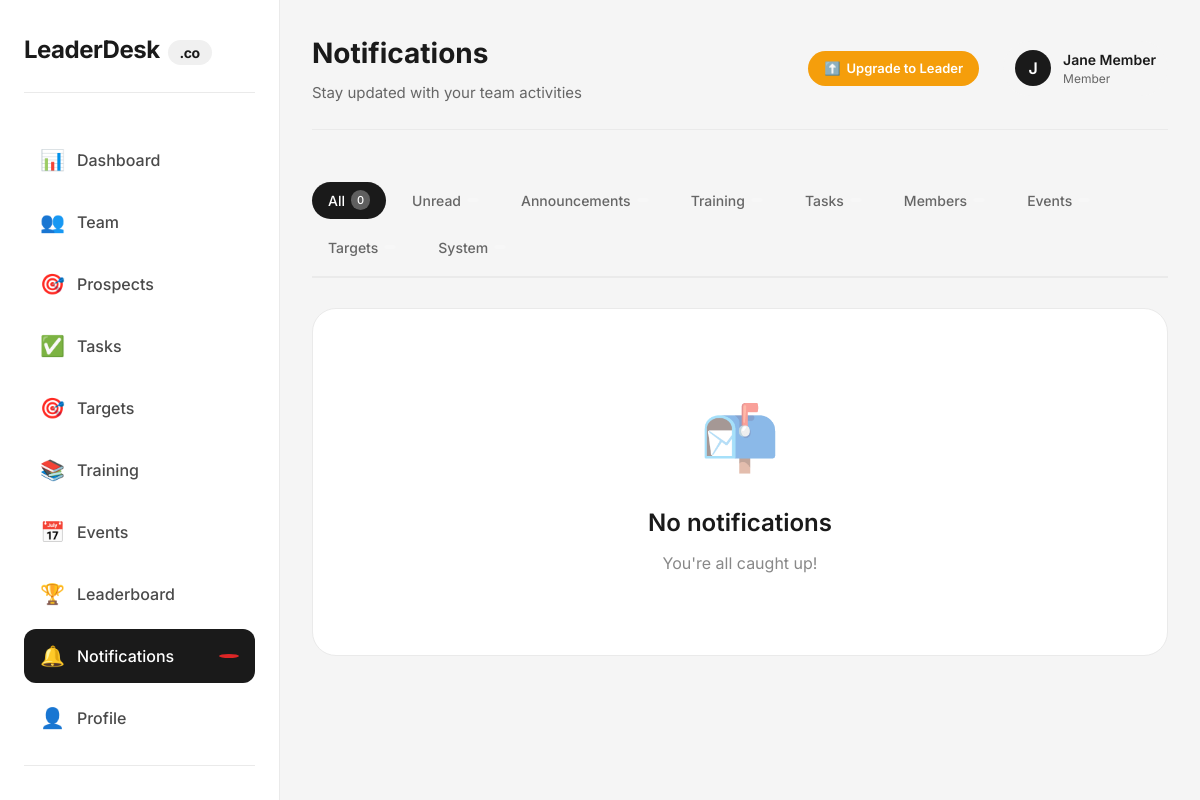
/notifications.php (signed in), run on the app's committed database.
### tables this page shows
CREATE TABLE `users` (
  `id` int(11) NOT NULL AUTO_INCREMENT,
  `name` varchar(100) NOT NULL,
  `email` varchar(100) NOT NULL,
  `phone` varchar(20) DEFAULT NULL,
  `password` varchar(255) NOT NULL,
  `role` enum('super_admin','team_leader','member') DEFAULT 'member',
  `upgrade_requested` tinyint(4) DEFAULT 0,
  `team_id` int(11) DEFAULT NULL,
  `status` enum('active','inactive','suspended') DEFAULT 'active',
  `created_at` timestamp NOT NULL DEFAULT current_timestamp(),
  `updated_at` timestamp NOT NULL DEFAULT current_timestamp() ON UPDATE current_timestamp(),
  `last_login` timestamp NULL DEFAULT NULL,
  PRIMARY KEY (`id`),
  UNIQUE KEY `email` (`email`)
);

### includes/auth_check.php (called while the page is built, shortened)
<?php
$stmt = $pdo->prepare("SELECT u.*, t.team_name, t.subscription_status, tb.primary_color, tb.logo_url, tb.tagline
                       FROM users u
                       LEFT JOIN teams t ON u.team_id = t.id
                       LEFT JOIN team_branding tb ON u.team_id = tb.team_id
                       WHERE u.id = ?");
$stmt->execute([$_SESSION['user_id']]);
$current_user = $stmt->fetch();
?>

### notifications.php (the view, shortened to what this page needs)
<?php
require_once 'config/database.php';
require_once 'includes/auth_check.php';
$filter = $_GET['filter'] ?? 'all';
$query = "SELECT * FROM notifications WHERE user_id = ? AND team_id = ?";
$query .= " ORDER BY
    CASE WHEN is_read = 0 THEN 0 ELSE 1 END,
    created_at DESC";
$stmt = $pdo->prepare($query);
$stmt->execute([$current_user['id'], $current_user['team_id']]);
$notifications = $stmt->fetchAll();
$stmt = $pdo->prepare("SELECT
    COUNT(*) as total,
    SUM(CASE WHEN is_read = 0 THEN 1 ELSE 0 END) as unread,
    SUM(CASE WHEN type = 'announcement' THEN 1 ELSE 0 END) as announcements,
    SUM(CASE WHEN type = 'training' THEN 1 ELSE 0 END) as training,
    SUM(CASE WHEN type = 'task' THEN 1 ELSE 0 END) as task,
    SUM(CASE WHEN type = 'member' THEN 1 ELSE 0 END) as member,
    SUM(CASE WHEN type = 'event' THEN 1 ELSE 0 END) as event,
    SUM(CASE WHEN type = 'target' THEN 1 ELSE 0 END) as target,
    SUM(CASE WHEN type = 'system' THEN 1 ELSE 0 END) as system
 FROM notifications WHERE user_id = ? AND team_id = ?");
$stmt->execute([$current_user['id'], $current_user['team_id']]);
$counts = $stmt->fetch();
?>
<!DOCTYPE html>
<html lang="en">
<head>
</head>
<body>
    <div class="app">
        <aside class="sidebar">
            <div class="sidebar-logo">
                LeaderDesk<span>.co</span>
            </div>
            <ul class="nav-menu">
                <li class="nav-item">
                    <a href="dashboard.php">
                        <span class="nav-icon">📊</span>
                        Dashboard
                    </a>
                </li>
                <li class="nav-item">
                    <a href="team.php">
                        <span class="nav-icon">👥</span>
                        Team
                    </a>
                </li>
                <li class="nav-item">
                    <a href="prospects.php">
                        <span class="nav-icon">🎯</span>
                        Prospects
                    </a>
                </li>
                <li class="nav-item">
                    <a href="tasks.php">
                        <span class="nav-icon">✅</span>
                        Tasks
                    </a>
                </li>
                <li class="nav-item">
                    <a href="targets.php">
                        <span class="nav-icon">🎯</span>
                        Targets
                    </a>
                </li>
                <li class="nav-item">
                    <a href="training.php">
                        <span class="nav-icon">📚</span>
                        Training
                    </a>
                </li>
                <li class="nav-item">
                    <a href="events.php">
                        <span class="nav-icon">📅</span>
                        Events
                    </a>
                </li>
                <li class="nav-item">
                    <a href="leaderboard.php">
                        <span class="nav-icon">🏆</span>
                        Leaderboard
                    </a>
                </li>
                <li class="nav-item active">
                    <a href="notifications.php">
                        <span class="nav-icon">🔔</span>
                        Notifications
                        <span class="nav-badge" id="sideNotificationCount"><?php echo $counts['unread'] ?: ''; ?></span>
                    </a>
                </li>
                <li class="nav-item">
                    <a href="profile.php">
                        <span class="nav-icon">👤</span>
                        Profile
                    </a>
                </li>
                <li class="nav-item" style="margin-top: 20px; border-top: 1px solid #eaeaea; padding-top: 20px;">
                    <a href="logout.php" style="color: #ef4444;">
                    </a>
                </li>
            </ul>
        </aside>
        <main class="main">
            <div class="top-bar">
                <div class="page-title">
                    <h1>Notifications</h1>
                    <p>Stay updated with your team activities</p>
                </div>
                <div class="user-menu">
                    <?php if ($current_user['role'] == 'member'): ?>
                        <?php
                        $stmt = $pdo->prepare("SELECT upgrade_requested FROM users WHERE id = ?");
                        $stmt->execute([$current_user['id']]);
                        $upgrade_requested = $stmt->fetchColumn();
                        ?>
                        <?php if ($upgrade_requested): ?>
                            <span class="upgrade-btn pending">
                                <span>⏳</span>
                                <span>Upgrade Pending</span>
                            </span>
                        <?php else: ?>
                            <a href="upgrade_request.php" class="upgrade-btn">
                                <span>⬆️</span>
                                <span>Upgrade to Leader</span>
                            </a>
                        <?php endif; ?>
                    <?php endif; ?>
                    <a href="profile.php" style="text-decoration: none; color: inherit;">
                        <div class="user-profile">
                            <div class="user-avatar">
                                <?php echo strtoupper(substr($current_user['name'], 0, 1)); ?>
                            </div>
                            <div class="user-info">
                                <div class="user-name"><?php echo htmlspecialchars($current_user['name']); ?></div>
                                <div class="user-role"><?php echo ucfirst($current_user['role']); ?></div>
                            </div>
                        </div>
                    </a>
                </div>
            </div>
            <div class="filter-tabs">
                <a href="?filter=all" class="filter-tab <?php echo $filter == 'all' ? 'active' : ''; ?>">
                    All <span class="count"><?php echo $counts['total']; ?></span>
                </a>
                <a href="?filter=unread" class="filter-tab <?php echo $filter == 'unread' ? 'active' : ''; ?>">
                    Unread <span class="count"><?php echo $counts['unread']; ?></span>
                </a>
                <a href="?filter=announcements" class="filter-tab <?php echo $filter == 'announcements' ? 'active' : ''; ?>">
                    Announcements <span class="count"><?php echo $counts['announcements']; ?></span>
                </a>
                <a href="?filter=training" class="filter-tab <?php echo $filter == 'training' ? 'active' : ''; ?>">
                    Training <span class="count"><?php echo $counts['training']; ?></span>
                </a>
                <a href="?filter=task" class="filter-tab <?php echo $filter == 'task' ? 'active' : ''; ?>">
                    Tasks <span class="count"><?php echo $counts['task']; ?></span>
                </a>
                <a href="?filter=member" class="filter-tab <?php echo $filter == 'member' ? 'active' : ''; ?>">
                    Members <span class="count"><?php echo $counts['member']; ?></span>
                </a>
                <a href="?filter=event" class="filter-tab <?php echo $filter == 'event' ? 'active' : ''; ?>">
                    Events <span class="count"><?php echo $counts['event']; ?></span>
                </a>
                <a href="?filter=target" class="filter-tab <?php echo $filter == 'target' ? 'active' : ''; ?>">
                    Targets <span class="count"><?php echo $counts['target']; ?></span>
                </a>
                <a href="?filter=system" class="filter-tab <?php echo $filter == 'system' ? 'active' : ''; ?>">
                    System <span class="count"><?php echo $counts['system']; ?></span>
                </a>
            </div>
            <div class="notifications-list">
                <?php if (empty($notifications)): ?>
                    <div class="empty-state">
                        <span>📬</span>
                        <h3>No notifications</h3>
                        <p>You're all caught up!</p>
                    </div>
                <?php endif; ?>
            </div>
        </main>
    </div>
</body>
</html>

### notifications.php (style rules this page uses)
* { margin: 0; padding: 0; box-sizing: border-box; }
body { font-family: 'Inter', sans-serif; background: #f5f5f5; color: #1a1a1a; line-height: 1.5; }
.app { display: flex; min-height: 100vh; }
.sidebar { width: 280px; background: white; border-right: 1px solid #eaeaea; position: fixed; height: 100vh; overflow-y: auto; padding: 32px 24px; }
.sidebar-logo { font-size: 24px; font-weight: 700; letter-spacing: -0.5px; margin-bottom: 40px; padding-bottom: 24px; border-bottom: 1px solid #eaeaea; }
.sidebar-logo span { background: #f0f0f0; padding: 4px 12px; border-radius: 40px; margin-left: 8px; font-size: 14px; }
.nav-menu { list-style: none; }
.nav-item { margin-bottom: 8px; position: relative; }
.nav-item a { display: flex; align-items: center; padding: 12px 16px; color: #4a4a4a; text-decoration: none; border-radius: 12px; transition: all 0.2s; gap: 12px; font-weight: 500; }
.nav-item.active a { background: #1a1a1a; color: white; }
.nav-icon { font-size: 20px; }
.nav-badge { background: #dc2626; color: white; font-size: 11px; padding: 2px 6px; border-radius: 50%; margin-left: auto; min-width: 20px; text-align: center; font-weight: 600; }
.main { flex: 1; margin-left: 280px; padding: 32px; }
.top-bar { display: flex; justify-content: space-between; align-items: center; margin-bottom: 32px; padding-bottom: 24px; border-bottom: 1px solid #eaeaea; }
.page-title h1 { font-size: 28px; font-weight: 700; margin-bottom: 8px; }
.page-title p { color: #666; font-size: 15px; }
.user-menu { display: flex; align-items: center; gap: 24px; }
.user-profile { display: flex; align-items: center; gap: 12px; cursor: pointer; padding: 8px 12px; border-radius: 100px; background: #f5f5f5; }
.user-avatar { width: 36px; height: 36px; background: #1a1a1a; color: white; border-radius: 50%; display: flex; align-items: center; justify-content: center; font-weight: 600; }
.user-info { display: none; }
@media (min-width: 768px) { .user-info { display: block; } }
@media (min-width: 768px) { .user-name { font-weight: 600; font-size: 14px; } }
@media (min-width: 768px) { .user-role { font-size: 12px; color: #666; } }
.upgrade-btn { background: #f59e0b; color: white; padding: 8px 16px; border-radius: 100px; font-size: 13px; font-weight: 600; text-decoration: none; transition: all 0.2s; display: inline-flex; align-items: center; gap: 6px; white-space: nowrap; }
.filter-tabs { display: flex; gap: 10px; margin-bottom: 30px; padding-bottom: 10px; border-bottom: 2px solid #eaeaea; flex-wrap: wrap; }
.filter-tab { padding: 8px 16px; border-radius: 100px; text-decoration: none; color: #666; font-size: 14px; font-weight: 500; transition: all 0.2s; display: flex; align-items: center; gap: 6px; }
.filter-tab.active { background: #1a1a1a; color: white; }
.filter-tab .count { background: rgba(255,255,255,0.2); padding: 2px 6px; border-radius: 100px; font-size: 11px; }
.filter-tab.active .count { background: rgba(255,255,255,0.3); }
.notifications-list { display: flex; flex-direction: column; gap: 16px; }
.empty-state { text-align: center; padding: 80px 20px; background: white; border-radius: 24px; border: 1px solid #eaeaea; }
.empty-state span { font-size: 64px; display: block; margin-bottom: 20px; opacity: 0.5; }
.empty-state h3 { font-size: 24px; font-weight: 600; margin-bottom: 10px; color: #1a1a1a; }
.empty-state p { color: #888; font-size: 16px; }

### data on the page
users: name "J", name "Jane Member", role "Member"

### other printed values
$counts['total'] "0"
